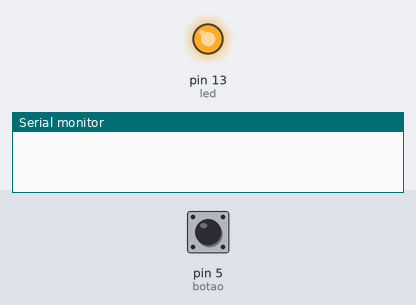
Bench run of a sketch on a simulated Arduino Uno, built with avr-gcc and run on an emulated ATmega328P. On the bench: output pins drawn as LEDs (lit = HIGH), the last lines printed to the serial monitor. Inputs (shaded band) come from the test bench; at power-on: pin 5 (botao) HIGH.

Above: at 1.2 s.
1.3 s: pin 5 (botao) pulled LOW for 0.25 s
At 3.0 s:
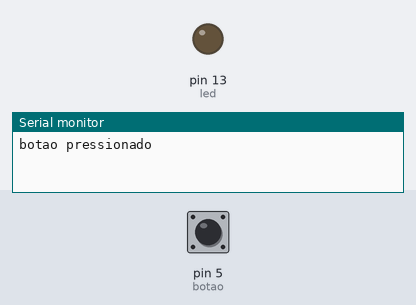
Timing chart, 0 to 10.5 s (numbered marks = the images above; inputs shaded):
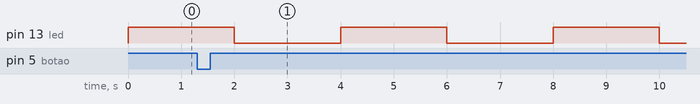

The sketch:

Desagio-Round-Robin.ino
```cpp
int led = 13;
int botao = 5;
int val = 1;

void setup() {
  // put your setup code here, to run once:
  Serial.begin(9600);
  pinMode(led, OUTPUT);
  pinMode(botao, INPUT);
}

void loop() {
  // put your main code here, to run repeatedly:
 piscaLed(1);
 escreveBotao();
 delay(200);
 escreveBotao();
 delay(200);
 escreveBotao();
 delay(200);
 escreveBotao();
 delay(200);
 escreveBotao();
 delay(200);
 escreveBotao();
 delay(200);
 escreveBotao();
 delay(200);
 escreveBotao();
 delay(200);
 escreveBotao();
 delay(200);
 escreveBotao();
 delay(200);

 piscaLed(0);

escreveBotao();
 delay(200);
 escreveBotao();
 delay(200);
 escreveBotao();
 delay(200);
 escreveBotao();
 delay(200);
 escreveBotao();
 delay(200);
 escreveBotao();
 delay(200);
 escreveBotao();
 delay(200);
 escreveBotao();
 delay(200);
 escreveBotao();
 delay(200);
 escreveBotao();
 delay(200);


}

void piscaLed(int valor){
  digitalWrite(led, valor);


}

void escreveBotao(){
   val = digitalRead(botao);
  if(val == 0){

    Serial.println("botao pressionado");
  }
}
```

Measured:
- by itself, pin 13 (led): alternates HIGH for 2.0 s and LOW for 2.0 s
